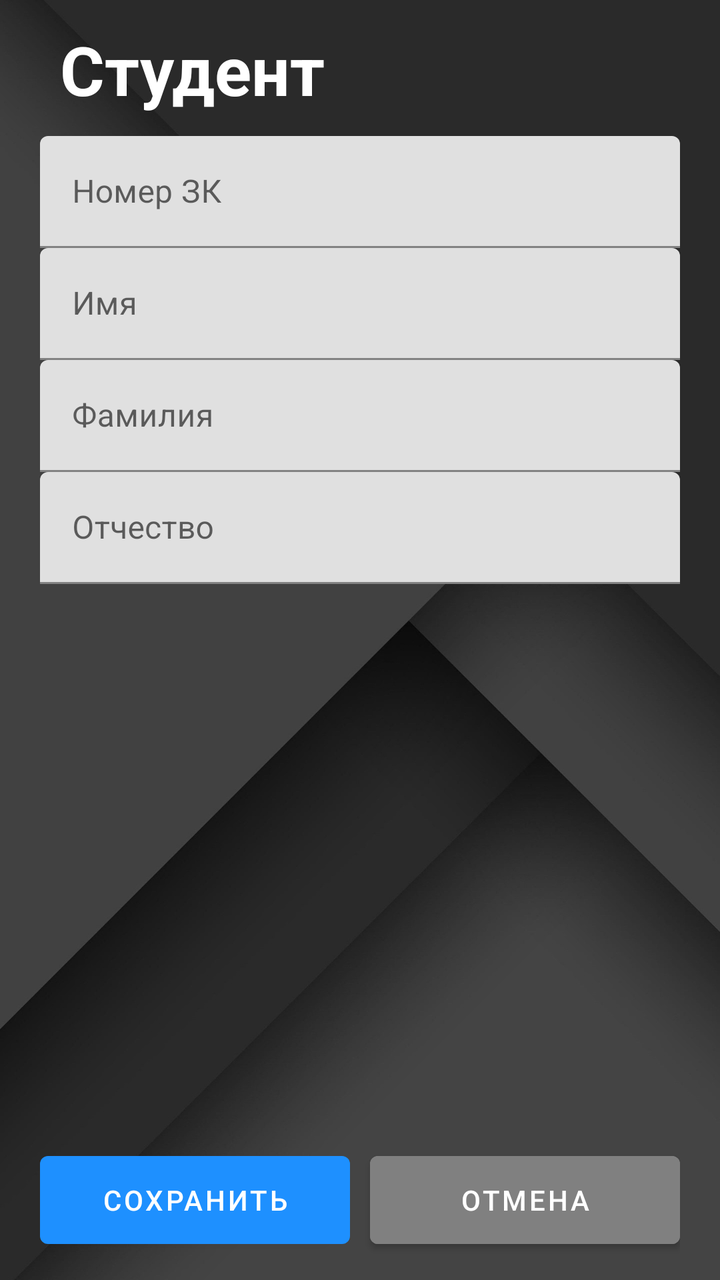
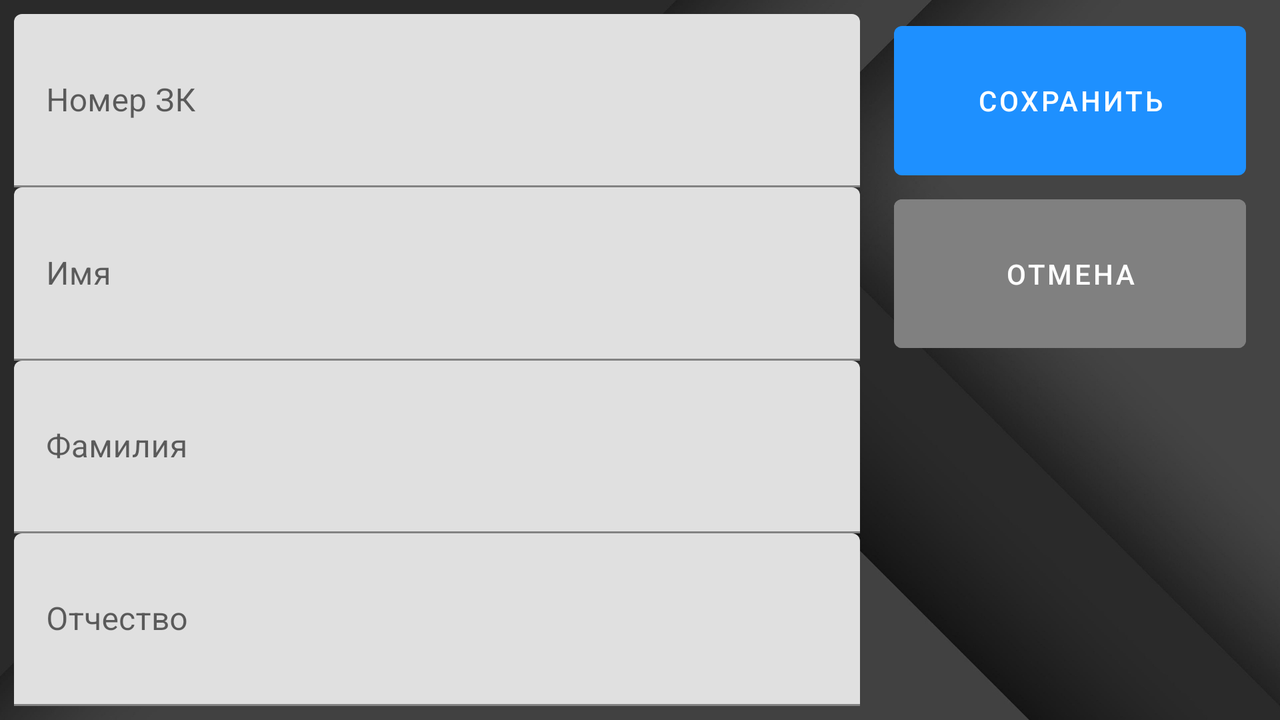

One screen, two layout resources from the same app: the default and the repository's alternative for another configuration. Each is rendered where Android would select it; the XML of both is given below.
<!-- AndroidManifest.xml: application theme Theme.TeacherApplication -->
<!-- res/layout/fragment_student.xml -->
<?xml version="1.0" encoding="utf-8"?>
<LinearLayout xmlns:android="http://schemas.android.com/apk/res/android"
    xmlns:tools="http://schemas.android.com/tools"
    android:layout_width="match_parent"
    android:layout_height="match_parent"
    android:background="@drawable/main_bg"
    android:orientation="vertical"
    android:paddingLeft="20dp"
    android:paddingTop="12dp"
    android:paddingEnd="20dp"
    android:paddingBottom="12dp"
    tools:context=".StudentFragment">

    <TextView
        android:id="@+id/student_form_txt"
        android:layout_width="match_parent"
        android:layout_height="match_parent"
        android:layout_marginStart="10dp"
        android:layout_marginBottom="10dp"
        android:layout_weight="1"
        android:text="@string/student_form"
        android:textAlignment="textStart"
        android:textColor="@color/white"
        android:textSize="34sp"
        android:textStyle="bold" />

    <com.google.android.material.textfield.TextInputLayout
        android:id="@+id/student_grade_numb"
        android:layout_width="match_parent"
        android:layout_height="match_parent"
        android:layout_weight="1">

        <com.google.android.material.textfield.TextInputEditText
            android:layout_width="match_parent"
            android:layout_height="match_parent"
            android:hint="@string/st_grade_nmb_in"
            android:inputType="date" />
    </com.google.android.material.textfield.TextInputLayout>

    <com.google.android.material.textfield.TextInputLayout
        android:id="@+id/student_name"
        android:layout_width="match_parent"
        android:layout_height="match_parent"
        android:layout_weight="1">

        <com.google.android.material.textfield.TextInputEditText
            android:layout_width="match_parent"
            android:layout_height="match_parent"
            android:hint="@string/st_name_in" />
    </com.google.android.material.textfield.TextInputLayout>


    <com.google.android.material.textfield.TextInputLayout
        android:id="@+id/student_surname"
        android:layout_width="match_parent"
        android:layout_height="match_parent"
        android:layout_weight="1">

        <com.google.android.material.textfield.TextInputEditText
            android:layout_width="match_parent"
            android:layout_height="match_parent"
            android:hint="@string/st_surname_in" />
    </com.google.android.material.textfield.TextInputLayout>


    <com.google.android.material.textfield.TextInputLayout
        android:id="@+id/student_middle_name"
        android:layout_width="match_parent"
        android:layout_height="match_parent"
        android:layout_weight="1">

        <com.google.android.material.textfield.TextInputEditText
            android:layout_width="match_parent"
            android:layout_height="match_parent"
            android:hint="@string/st_middlename_in" />
    </com.google.android.material.textfield.TextInputLayout>


    <Space
        android:layout_width="match_parent"
        android:layout_height="match_parent"
        android:layout_weight="0.6" />

    <LinearLayout
        android:layout_width="match_parent"
        android:layout_height="match_parent"
        android:layout_weight="1"
        android:orientation="horizontal">

        <Button
            android:id="@+id/button_save"
            android:layout_width="match_parent"
            android:layout_height="match_parent"
            android:layout_weight="1"
            android:insetRight="5dp"
            android:text="@string/bth_add" />

        <Button
            android:id="@+id/button_cancel"
            android:layout_width="match_parent"
            android:layout_height="match_parent"
            android:layout_weight="1"
            android:backgroundTint="@color/Grey"
            android:insetLeft="5dp"
            android:text="@string/bth_cancel" />
    </LinearLayout>

</LinearLayout>
<!-- resources referenced by this layout -->
<resources>
  <color name="Grey">#808080</color>
  <color name="white">#FFFFFFFF</color>
  <!-- drawable main_bg: jpg bitmap (drawable, 94714 bytes) -->
  <string name="bth_add">Сохранить</string>
  <string name="bth_cancel">Отмена</string>
  <string name="st_grade_nmb_in">Номер ЗК</string>
  <string name="st_middlename_in">Отчество</string>
  <string name="st_name_in">Имя</string>
  <string name="st_surname_in">Фамилия</string>
  <string name="student_form">Студент</string>
  <style name="Theme.TeacherApplication" parent="Theme.MaterialComponents.DayNight.DarkActionBar">
          
          <item name="colorPrimary">@color/DodgerBlue</item>
          <item name="colorPrimaryVariant">@color/RoyalBlue</item>
          <item name="colorOnPrimary">@color/white</item>
          
          <item name="colorSecondary">@color/Grey</item>
          <item name="colorSecondaryVariant">@color/DimGrey</item>
          <item name="colorOnSecondary">@color/black</item>
          
          <item name="android:statusBarColor">?attr/colorPrimaryVariant</item>
          
      </style>
  <color name="DodgerBlue">#1E90FF</color>
  <color name="RoyalBlue">#4169E1</color>
  <color name="DimGrey">#696969</color>
  <color name="black">#FF000000</color>
</resources>
<!-- res/layout-land/fragment_student.xml (the repository's variant of the layout above) -->
<!-- drawn on the phone turned sideways -->
<?xml version="1.0" encoding="utf-8"?>
<LinearLayout xmlns:android="http://schemas.android.com/apk/res/android"
    xmlns:tools="http://schemas.android.com/tools"
    android:layout_width="match_parent"
    android:layout_height="match_parent"
    android:background="@drawable/main_bg_land"
    android:paddingLeft="7dp"
    android:paddingTop="7dp"
    android:paddingEnd="7dp"
    android:paddingBottom="7dp"
    tools:context=".StudentFragment">

    <LinearLayout
        android:layout_width="match_parent"
        android:layout_height="match_parent"
        android:layout_weight="0.6"
        android:orientation="vertical">

        <com.google.android.material.textfield.TextInputLayout
            android:id="@+id/student_grade_numb"
            android:layout_width="match_parent"
            android:layout_height="match_parent"
            android:layout_weight="1">

            <com.google.android.material.textfield.TextInputEditText
                android:layout_width="match_parent"
                android:layout_height="match_parent"
                android:hint="@string/st_grade_nmb_in"
                android:inputType="date" />
        </com.google.android.material.textfield.TextInputLayout>

        <com.google.android.material.textfield.TextInputLayout
            android:id="@+id/student_name"
            android:layout_width="match_parent"
            android:layout_height="match_parent"
            android:layout_weight="1">

            <com.google.android.material.textfield.TextInputEditText
                android:layout_width="match_parent"
                android:layout_height="match_parent"
                android:hint="@string/st_name_in" />
        </com.google.android.material.textfield.TextInputLayout>

        <com.google.android.material.textfield.TextInputLayout
            android:id="@+id/student_surname"
            android:layout_width="match_parent"
            android:layout_height="match_parent"
            android:layout_weight="1">

            <com.google.android.material.textfield.TextInputEditText
                android:layout_width="match_parent"
                android:layout_height="match_parent"
                android:hint="@string/st_surname_in" />
        </com.google.android.material.textfield.TextInputLayout>

        <com.google.android.material.textfield.TextInputLayout
            android:id="@+id/student_middle_name"
            android:layout_width="match_parent"
            android:layout_height="match_parent"
            android:layout_weight="1">

            <com.google.android.material.textfield.TextInputEditText
                android:layout_width="match_parent"
                android:layout_height="match_parent"
                android:hint="@string/st_middlename_in" />
        </com.google.android.material.textfield.TextInputLayout>

    </LinearLayout>


    <Space
        android:layout_width="match_parent"
        android:layout_height="match_parent"
        android:layout_weight="1.8" />

    <LinearLayout
        android:layout_width="match_parent"
        android:layout_height="match_parent"
        android:layout_weight="1.3"
        android:orientation="vertical">

        <LinearLayout
            android:layout_width="match_parent"
            android:layout_height="match_parent"
            android:layout_weight="1"
            android:orientation="vertical"
            android:paddingEnd="10dp">

            <Button
                android:id="@+id/button_save"
                android:layout_width="match_parent"
                android:layout_height="match_parent"
                android:layout_weight="1"
                android:text="@string/bth_add" />

            <Button
                android:id="@+id/button_cancel"
                android:layout_width="match_parent"
                android:layout_height="match_parent"
                android:layout_weight="1"
                android:backgroundTint="@color/Grey"
                android:text="@string/bth_cancel" />
        </LinearLayout>

        <Space
            android:layout_width="match_parent"
            android:layout_height="match_parent"
            android:layout_weight="1" />

    </LinearLayout>

</LinearLayout>
<!-- resources referenced by the variant -->
<!-- as the phone turned sideways resolves them -->
<resources>
  <color name="Grey">#808080</color>
  <!-- drawable main_bg_land: jpg bitmap (drawable, 180033 bytes) -->
  <string name="bth_add">Сохранить</string>
  <string name="bth_cancel">Отмена</string>
  <string name="st_grade_nmb_in">Номер ЗК</string>
  <string name="st_middlename_in">Отчество</string>
  <string name="st_name_in">Имя</string>
  <string name="st_surname_in">Фамилия</string>
  <style name="Theme.TeacherApplication" parent="Theme.MaterialComponents.DayNight.DarkActionBar">
          
          <item name="colorPrimary">@color/DodgerBlue</item>
          <item name="colorPrimaryVariant">@color/RoyalBlue</item>
          <item name="colorOnPrimary">@color/white</item>
          
          <item name="colorSecondary">@color/Grey</item>
          <item name="colorSecondaryVariant">@color/DimGrey</item>
          <item name="colorOnSecondary">@color/black</item>
          
          <item name="android:statusBarColor">?attr/colorPrimaryVariant</item>
          
      </style>
  <color name="DodgerBlue">#1E90FF</color>
  <color name="RoyalBlue">#4169E1</color>
  <color name="white">#FFFFFFFF</color>
  <color name="DimGrey">#696969</color>
  <color name="black">#FF000000</color>
</resources>
